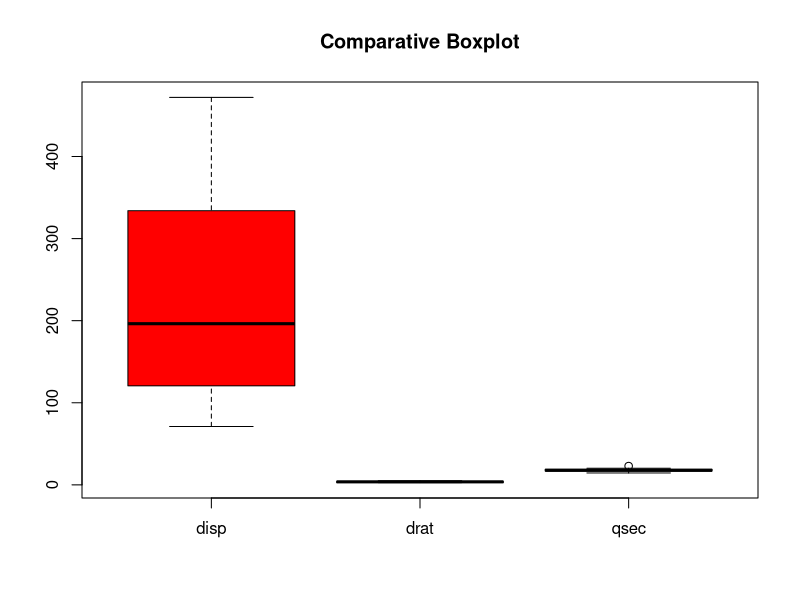
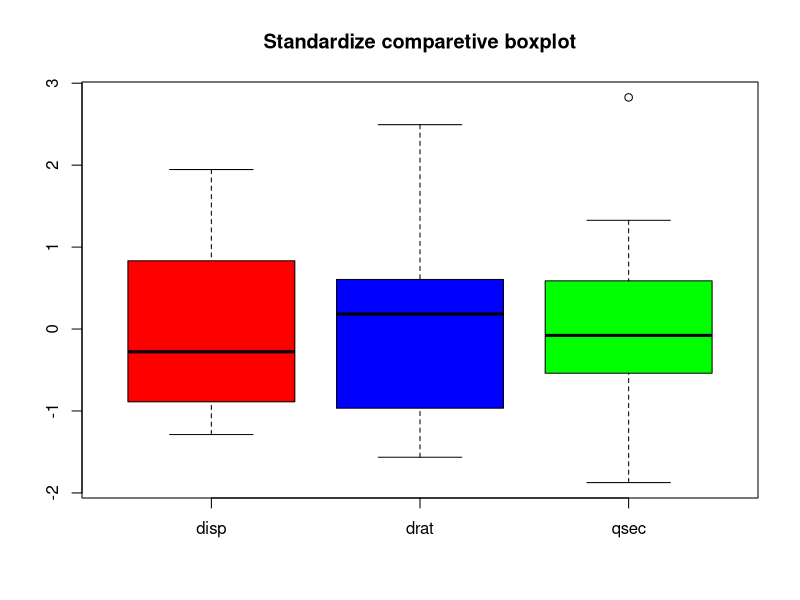

These charts were generated, in order, by the following R code:
#Problem6 - a

mad1 = function(x) {
  mean_abs_dev = mean(abs(x - mean(x)))
  return(mean_abs_dev)
}

mad1(cars$speed)
mad1(cars$dist)

mad2 = function(x){
  median_abs_dev = mean(abs(x - median(x)))
  return(median_abs_dev)
}

mad2(cars$speed)
mad2(cars$dist)


# b
Standardize = function(x) {
  standatized = (x - mean(x)) / sd(x)
  return(standatized)
}

Standardize(cars$speed)

my_cars = data.frame(
  disp = mtcars$disp,
  drat = mtcars$drat,
  qsec = mtcars$qsec
)

# we can notice that drat and qseq boxplots are not visible since the interquartile range 
#is too small
boxplot(my_cars, main="Comparative Boxplot",
        col=c("red", "blue", "green"), names=c("disp", "drat", "qsec"))



sd_my_cars = sapply(my_cars, Standardize)

boxplot(sd_my_cars, main="Standardize comparetive boxplot", col=c("red", "blue", "green"),  names=c("disp", "drat", "qsec"))








